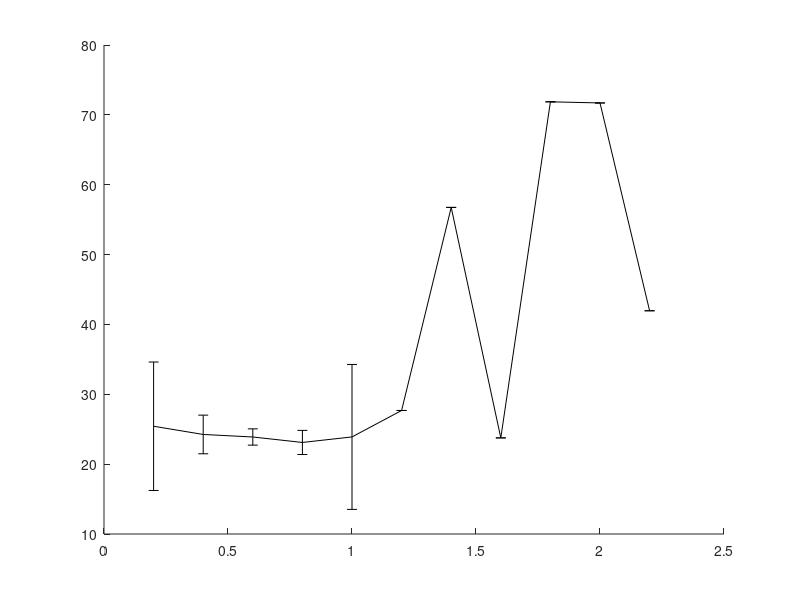

Reproduce this figure in MATLAB. (Note: this script raises an error after producing the figure.)
% Performance comparison of the RSS with different planners.
% The experiment is in one scene with obstacles where the start and goal configurations
% are: Env. II
% 		c_start = {1.1, 1.1, 0, 1.24, -1.5708, 0, -0.79567, 0.60136, 0.43858, -0.74986, -1.0074, -0.092294};
% 		c_goal = {-1.1, 1.35, -0.2, -1, -1.9, 0, 0.80875, 0.72363, -0.47891, -1.0484, 0.73278, 1.7491};
% This while benchmarking the maximum step distance.
% With joint limits of the ABB robots.
% last updated: 09/28/17

clear all
clc

%%
planners = {'BiRRT','RRT','LazyRRT','SBL'};
plannerType = planners{1};
switch plannerType
    case 'BiRRT'
        D = load('Benchmark_BiRRT_SG_3poles_rB.txt'); D = D(D(:,2)==1,:);
    case 'RRT'
        D = load('Benchmark_RRT_SG_3poles_rB.txt'); D = D(D(:,2)==1,:);
    case 'LazyRRT'
        D = load('Benchmark_LazyRRT_SG_3poles_rB.txt'); %D = D(D(:,2)==1,:);
    case 'SBL'
        D = load('Benchmark_SBL_SG_3poles_rB.txt'); %D = D(D(:,2)==1,:);
end

%% 
disp(['Results for ' plannerType ':']);

%%
rd = sort(unique(D(:,1)));
for i = 1:length(rd)
    M = D(D(:,1)==rd(i), 2:end);
    td(i) = mean(M(:,3));
    td_ste(i) = std(M(:,3))/sqrt(size(M,1));
end


%%
disp(' ');
[tdmin, id] = min(td);
% id = 3;
% tdmin = td(id);

%%
h = figure(1);
clf
errorbar(rd,td,td_ste,'-k','linewidth',2);
ylabel('mean runtime [sec]');
xlabel('max. local-connection distance');
% xlim([0 6]);
% xlim([min(rd) max(rd)]);

%% 
sS = rd(id);
tmin = tdmin;
D = D(D(:,1)==sS, 2:end);
verf = D(:,1)==1;
suc = D(:,2)==1;

disp('------------------------------------');
disp('RSS:');
disp(['Results of ' num2str(size(D,1)) ' queries.']);
disp(['Minimum avg. runtime is ' num2str(tmin) 'sec with d = ' num2str(sS) ]);
disp(['Percent of successful queries verified: ' num2str(sum(verf & suc)/sum(suc)*100) '%']);
disp(['Plan distance: ' num2str(D(1,2)) ]);
disp(['Avg. runtime: ' num2str(mean(D(:,3)))  ' +/- ' num2str(std(D(:,3))/sqrt(size(D,1))) ' sec ']);
disp(['Min. runtime: ' num2str(min(D(:,3))) ' msec ']);
disp(['Avg. nodes in path: ' num2str(floor(mean(D(:,9)))) ]);
disp(['Avg. nodes in trees: ' num2str(floor(mean(D(:,10)))) ]);
disp(['Avg. number of projections: ' num2str(floor(mean(D(:,4)))) ]);
disp(['Avg. local-connection time: ' num2str(mean(D(:,11)./D(:,12))*1e3)  ' +/- ' num2str(std(D(:,11)./D(:,12))/sqrt(size(D,1))*1e3) ' msec ']);
disp(['Avg. total local-connection time: ' num2str(mean(D(:,11))*1e3)  ' +/- ' num2str(std(D(:,11))/sqrt(size(D,1))*1e3) ' msec ']);
disp(['Avg. number of local connection checks: ' num2str(mean(D(:,12)))]);
disp(['Avg. collision check time: ' num2str(mean(D(:,7))*1e3) ' msec.']);
disp(['Percent of successful local connections: ' num2str(100*mean(D(:,13)./D(:,12)))]);

%%
%%
%%
td = D(:,3);
maxT = max(td);
T1 = linspace(0,maxT,50);
T1 = T1(2:end);
for i = 1:length(T1)
    sd = td < T1(i);
    md(i) = mean(td(sd));
    Md(i) = 1-sum(sd)/length(td);
end

%%
h = figure(2);
clf
plot(T1,Md*100,'-k','linewidth',2);
xlabel('maximum runtime [sec]');
ylabel('failure rate [%]');
xlim([0 max(T1)]);
title(plannerType);
